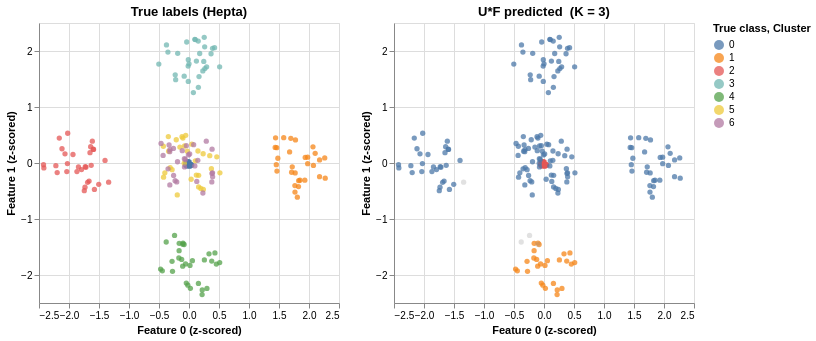

Write notebook code for a chart like this one.
### Markdown cell above
## 7  Evaluate — scatter comparison

Side-by-side scatter of features 0 vs 1, coloured by true label (left) and
U\*F predicted label (right).  Grey dots = unassigned samples.

### Code cell
try:
    from sklearn.metrics import adjusted_rand_score
    ari = adjusted_rand_score(true_labels[assigned_mask], pred_labels[assigned_mask])
    print(f"Adjusted Rand Index (assigned samples): {ari:.4f}")
except ImportError:
    print("scikit-learn not installed — skipping ARI")

df_true = pd.DataFrame({
    "x0": data_z[:, 0], "x1": data_z[:, 1],
    "label": true_labels.astype(str),
})
df_pred = pd.DataFrame({
    "x0": data_z[:, 0], "x1": data_z[:, 1],
    "cluster": pred_labels.astype(str),
    "assigned": pred_labels >= 0,
})

true_scatter = (
    alt.Chart(df_true).mark_circle(size=28, opacity=0.75)
    .encode(
        x=alt.X("x0:Q", title="Feature 0 (z-scored)"),
        y=alt.Y("x1:Q", title="Feature 1 (z-scored)"),
        color=alt.Color("label:N", scale=alt.Scale(scheme="tableau10"),
                        legend=alt.Legend(title="True class")),
        tooltip=["x0", "x1", "label"],
    ).properties(title="True labels (Hepta)", width=300, height=280)
)

pred_scatter = alt.layer(
    alt.Chart(df_pred).transform_filter(alt.datum.assigned)
    .mark_circle(size=28, opacity=0.75)
    .encode(
        x=alt.X("x0:Q", title="Feature 0 (z-scored)"),
        y=alt.Y("x1:Q", title="Feature 1 (z-scored)"),
        color=alt.Color("cluster:N", scale=alt.Scale(scheme="tableau10"),
                        legend=alt.Legend(title="Cluster")),
        tooltip=["x0", "x1", "cluster"],
    ),
    alt.Chart(df_pred).transform_filter(~alt.datum.assigned)
    .mark_circle(size=28, opacity=0.35, color="#aaaaaa")
    .encode(x="x0:Q", y="x1:Q", tooltip=alt.value("unassigned")),
).properties(title=f"U*F predicted  (K = {clf.n_clusters_})", width=300, height=280)

alt.hconcat(true_scatter, pred_scatter)

### Figure 1 — Vega-Lite specification as saved in the notebook (floating-point values rounded to 4 significant figures; data arrays with more than 128 entries replaced by an {"elided": "..."} marker saying what was removed)
{"config": {"view": {"continuousWidth": 300, "continuousHeight": 300}}, "hconcat": [{"data": {"name": "data-c209093d577b03dfbc29c27ec280dfec"}, "mark": {"type": "circle", "opacity": 0.75, "size": 28}, "encoding": {"color": {"field": "label", "legend": {"title": "True class"}, "scale": {"scheme": "tableau10"}, "type": "nominal"}, "tooltip": [{"field": "x0", "type": "quantitative"}, {"field": "x1", "type": "quantitative"}, {"field": "label", "type": "nominal"}], "x": {"field": "x0", "title": "Feature 0 (z-scored)", "type": "quantitative"}, "y": {"field": "x1", "title": "Feature 1 (z-scored)", "type": "quantitative"}}, "height": 280, "title": "True labels (Hepta)", "width": 300}, {"layer": [{"mark": {"type": "circle", "opacity": 0.75, "size": 28}, "encoding": {"color": {"field": "cluster", "legend": {"title": "Cluster"}, "scale": {"scheme": "tableau10"}, "type": "nominal"}, "tooltip": [{"field": "x0", "type": "quantitative"}, {"field": "x1", "type": "quantitative"}, {"field": "cluster", "type": "nominal"}], "x": {"field": "x0", "title": "Feature 0 (z-scored)", "type": "quantitative"}, "y": {"field": "x1", "title": "Feature 1 (z-scored)", "type": "quantitative"}}, "transform": [{"filter": "datum.assigned"}]}, {"mark": {"type": "circle", "color": "#aaaaaa", "opacity": 0.35, "size": 28}, "encoding": {"tooltip": {"value": "unassigned"}, "x": {"field": "x0", "type": "quantitative"}, "y": {"field": "x1", "type": "quantitative"}}, "transform": [{"filter": "(!datum.assigned)"}]}], "data": {"name": "data-afc43b7afb52b8f16b401ab946426f54"}, "height": 280, "title": "U*F predicted  (K = 3)", "width": 300}], "$schema": "https://vega.github.io/schema/vega-lite/v6.4.1.json", "datasets": {"data-c209093d577b03dfbc29c27ec280dfec": {"elided": "212 records"}, "data-afc43b7afb52b8f16b401ab946426f54": {"elided": "212 records"}}}
